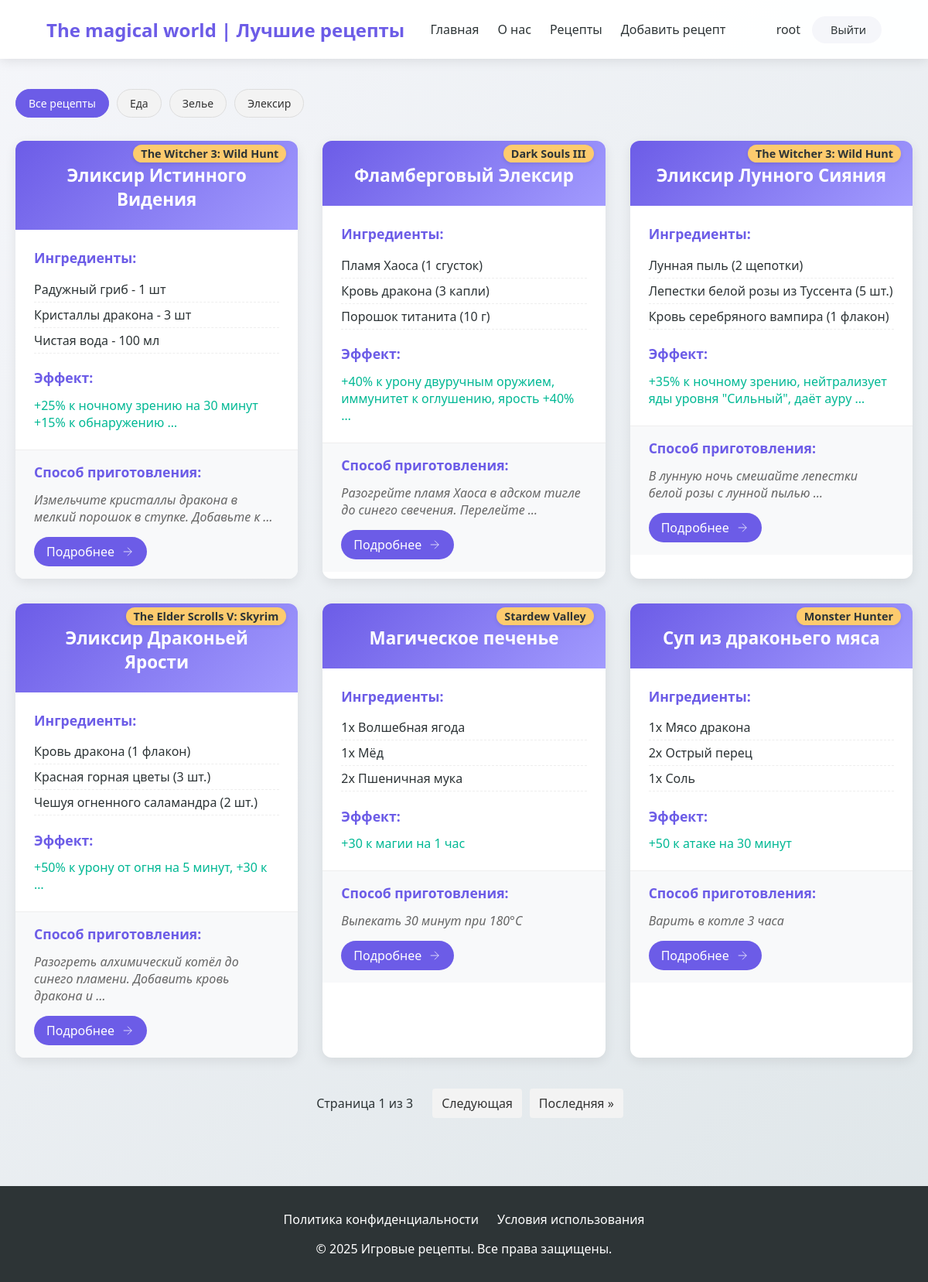
/catalog/ (signed in), run on the app's committed database.
### star/models.py (models this page shows, shortened)
class Category(models.Model):
    name = models.CharField(max_length=255, db_index=True, verbose_name = 'Категория')
    slug = models.SlugField(max_length=100, unique=True, db_index=True)
    class Meta:
        verbose_name = 'Категории'
        verbose_name_plural = 'Категории'
    def get_absolute_url(self):
         return reverse('category', kwargs = {'cat_slug' : self.slug})

class recipe(models.Model):
    title = models.CharField(max_length = 255, verbose_name = 'Название')
    slug = models.SlugField(max_length = 255, unique = True, db_index = True, verbose_name = 'slug')
    game = models.CharField(max_length = 255, verbose_name = 'Название игры')
    ingredients = models.JSONField(default =list, blank = True, verbose_name = 'Ингредиенты')
    effect = models.CharField(max_length = 255, verbose_name = 'Эффект')
    preparation = models.CharField(max_length = 255, verbose_name = 'Способ приготовления')
    time_create = models.DateTimeField(auto_now_add = True, verbose_name = 'Время создания')
    time_update = models.DateTimeField(auto_now = True, verbose_name = 'Время изменение')
    cat = models.ForeignKey('Category', on_delete = models.PROTECT, verbose_name = 'Категория')
    author = models.ForeignKey(get_user_model(), on_delete = models.SET_NULL, related_name = 'post', null = True, default = None)
    class Meta:
        verbose_name = 'Лучшие рецепты'
        verbose_name_plural = 'Лучшие рецепты'
        ordering = ['-time_create']
        indexes = [
            models.Index(fields = ['-time_create'])
        ]
    def get_absolute_url(self):
         return reverse('recipe', kwargs = {'recipe_slug' : self.slug})

### star/views.py (the view)
# urls.py: path('catalog/', views.catalog, name='catalog'),
@login_required
def catalog(request):
    recipes = recipe.objects.all()
    paginator = Paginator(recipes, 6)
    page_number = request.GET.get('page')
    page_obj = paginator.get_page(page_number)
    categories = Category.objects.all()
    context = {
        'page_obj': page_obj,
        'categories': Category.objects.all(),
        'cat_selected': None,
        'title': 'Лучшие рецепты',
    }
    return render(request, 'star/catalog.html', context)

### star/templates/star/catalog.html (shortened to what this page needs)
{% extends 'star/base.html' %}
{% load static %}
{% block content %}
<section class="recipes-section">
    <link type="text/css" href="{% static 'star/css/catalog.css' %}" rel="stylesheet">
    <div class="category-filter">
        <div class="category-buttons">
            <a href="{% url 'all_recipes' %}" class="category-btn {% if not cat_selected %}active{% endif %}">
                Все рецепты
            </a>
            {% for category in categories %}
            <a href="{{ category.get_absolute_url }}"
                class="category-btn {% if category.pk == cat_selected %}active{% endif %}">
                {{ category.name }}
            </a>
            {% endfor %}
        </div>
    </div>
    <div class="recipes-grid">
        {% for recipe in page_obj %}
        <div class="recipe-card">
            <div class="recipe-header">
                <h2>{{ recipe.title }}</h2>
                <span class="game-badge">{{ recipe.game }}</span>
            </div>
            <div class="recipe-content">
                <div class="ingredients">
                    <h3>Ингредиенты:</h3>
                    <ul>
                        {% for ingredient in recipe.ingredients|slice:":3" %}
                        <li>{{ ingredient }}</li>
                        {% endfor %}
                    </ul>
                </div>
                <div class="recipe-effects">
                    <h3>Эффект:</h3>
                    <p>{{ recipe.effect|truncatewords:10  }}</p>
                </div>
            </div>
            <div class="recipe-footer">
                <div class="preparation">
                    <h3>Способ приготовления:</h3>
                    <p>{{ recipe.preparation|truncatewords:10 }}</p>
                    <a href="{{ recipe.get_absolute_url }}" class="details-btn">
                        <span>Подробнее</span>
                        <svg width="18" height="18" viewBox="0 0 24 24" fill="none" stroke="currentColor">
                            <path d="M5 12h14M12 5l7 7-7 7"/>
                        </svg>
                    </a>
                </div>
            </div>
        </div>
        {% endfor %}
    </div>
    <div class="pagination">
        <div class="pagination-links">
            <span class="current-page">
                Страница {{ page_obj.number }} из {{ page_obj.paginator.num_pages }}
            </span>
            {% if page_obj.has_next %}
                <a href="?page={{ page_obj.next_page_number }}" class="pagination-link">Следующая</a>
                <a href="?page={{ page_obj.paginator.num_pages }}" class="pagination-link">Последняя &raquo;</a>
            {% endif %}
        </div>
    </div>
</section>
{% endblock %}

### star/templates/star/base.html (shortened to what this page needs)
{% load static %}
<!DOCTYPE html>
<html lang="ru">
<head>
    <link type="text/css" href="{% static 'star/css/style.css' %}" rel="stylesheet">
</head>
<body>
    <header>
        <nav>
            <a href="{% url 'home' %}" class="logo">The magical world | {{ title }}</a>
            <div class="nav-links">
                <a href="{% url 'home' %}">Главная</a>
                <a href="{% url 'about' %}">О нас</a>
                <a href="{% url 'catalog' %}">Рецепты</a>
                <a href="{% url 'addpage' %}">Добавить рецепт</a>
            </div>
            <div class="auth-container">
                    {% if user.is_authenticated %}
                        <span class="nav-links">
                            {{ user.username }}
                        </span>
                        <a href="{% url 'users:logout' %}" class="auth-btn logout-btn">
                        Выйти
                        </a>
                    {% endif %}
                </div>
        </nav>
    </header>
    <main class="container">
        {% block content %}{% endblock %}
    </main>
    <footer>
        <div class="footer-links">
            <a href="#">Политика конфиденциальности</a>
            <a href="#">Условия использования</a>
        </div>
        <p>© 2025 Игровые рецепты. Все права защищены.</p>
    </footer>
</body>
</html>

### star/static/star/css/style.css (style rules this page uses)
:root { --primary: #6c5ce7; --secondary: #a29bfe; --dark: #2d3436; --light: #f5f6fa; --success: #00b894; --warning: #fdcb6e; --danger: #d63031; }
* { margin: 0; padding: 0; box-sizing: border-box; font-family: 'Segoe UI', Tahoma, Geneva, Verdana, sans-serif; }
body { background: linear-gradient(135deg, var(--light), #dfe6e9); min-height: 100vh; color: var(--dark); }
header { background: rgba(255, 255, 255, 0.95); box-shadow: 0 2px 15px rgba(0, 0, 0, 0.1); position: fixed; width: 100%; z-index: 1000; }
nav { display: flex; justify-content: space-between; align-items: center; padding: 1.2rem 5%; max-width: 1400px; margin: 0 auto; }
.logo { font-size: 1.5rem; font-weight: 700; color: var(--primary); text-decoration: none; }
.nav-links { display: flex; gap: 1.5rem; }
.nav-links a { color: var(--dark); text-decoration: none; font-weight: 500; padding: 0.5rem 0; position: relative; }
.nav-links a::after { content: ''; position: absolute; bottom: 0; left: 0; width: 0; height: 2px; background: var(--primary); transition: width 0.3s ease; }
.container { max-width: 1200px; margin: 0 auto; padding: 100px 20px 40px; }
footer { background: var(--dark); color: white; padding: 2rem 5%; text-align: center; margin-top: 3rem; }
.footer-links { display: flex; justify-content: center; gap: 1.5rem; margin-bottom: 1rem; }
.footer-links a { color: white; text-decoration: none; }
.recipes-grid { display: grid; grid-template-columns: repeat(auto-fill, minmax(350px, 1fr)); gap: 2rem; }
.recipe-card { background: white; border-radius: 12px; overflow: hidden; box-shadow: 0 5px 15px rgba(0, 0, 0, 0.08); transition: transform 0.3s ease, box-shadow 0.3s ease; }
.recipe-header { padding: 1.5rem; background: linear-gradient(135deg, var(--primary), var(--secondary)); color: white; position: relative; }
.game-badge { position: absolute; top: -10px; right: 15px; background: var(--warning); color: var(--dark); padding: 3px 10px; border-radius: 20px; font-size: 0.8rem; font-weight: 600; }
.recipe-header h2 { font-size: 1.4rem; margin-top: 5px; }
.recipe-content { padding: 1.5rem; }
.ingredients h3, .recipe-effects h3, .preparation h3 { font-size: 1.1rem; margin-bottom: 0.8rem; color: var(--primary); }
.ingredients ul { list-style-type: none; margin-bottom: 1.2rem; }
.ingredients li { padding: 5px 0; border-bottom: 1px dashed #eee; }
.recipe-effects p { color: var(--success); font-weight: 500; }
.recipe-footer { padding: 1rem 1.5rem; background: #f8f9fa; border-top: 1px solid #eee; }
.preparation p { font-style: italic; color: #666; }

### star/static/star/css/catalog.css (style rules this page uses)
.details-btn { display: inline-flex; align-items: center; gap: 8px; padding: 8px 16px; background: var(--primary); color: white; border-radius: 50px; text-decoration: none; font-weight: 500; transition: all 0.3s ease; margin-top: 15px; }
.game-badge { display: inline-block; background: var(--warning); color: var(--dark); padding: 2px 10px; border-radius: 13px; font-size: 0.9rem; font-weight: 600; margin-top: 15px; box-shadow: 0 2px 5px rgba(0,0,0,0.1); transition: all 0.3s ease; }
.recipe-header { padding: 1.5rem; text-align: center; }
.recipe-header h2 { margin-bottom: 0; padding-bottom: 0; }

### star/templates/star/base.html (style rules this page uses)
.auth-container { display: flex; align-items: center; gap: 15px; }
.auth-btn { display: inline-flex; align-items: center; justify-content: center; padding: 8px 16px; border-radius: 30px; font-weight: 500; text-decoration: none; transition: all 0.3s ease; font-size: 0.9rem; border: none; cursor: pointer; }
.logout-btn { background: var(--light); color: var(--dark); padding: 8px 20px 8px 16px; }

### star/templates/star/catalog.html (style rules this page uses)
.pagination { margin-top: 40px; text-align: center; }
.pagination-links { display: inline-flex; gap: 10px; align-items: center; }
.pagination-link { padding: 8px 12px; background: #f3f3f3; border-radius: 4px; color: #333; text-decoration: none; transition: all 0.3s ease; }
.current-page { padding: 0 15px; font-weight: 500; }
.category-filter { margin-bottom: 30px; }
.category-buttons { display: flex; flex-wrap: wrap; gap: 10px; margin-top: 15px; }
.category-btn { padding: 8px 16px; background: #f3f3f3; border-radius: 20px; color: #333; text-decoration: none; font-size: 14px; transition: all 0.3s ease; border: 1px solid #ddd; }
.category-btn.active { background: #6c5ce7; color: white; border-color: #6c5ce7; }

### data on the page
Category: name "Еда"
Category: name "Зелье"
Category: name "Элексир"
recipe: title "Эликсир Истинного Видения", game "The Witcher 3: Wild Hunt", ingredients "Радужный гриб - 1 шт" "Кристаллы дракона - 3 шт" "Чистая вода - 100 мл", effect "+25% к ночному зрению на 30 минут +15% к обнаружению …", preparation "Измельчите кристаллы дракона в мелкий порошок в ступке. Добавьте к …"
recipe: title "Фламберговый Элексир", game "Dark Souls III", ingredients "Пламя Хаоса (1 сгусток)" "Кровь дракона (3 капли)" "Порошок титанита (10 г)", effect "+40% к урону двуручным оружием, иммунитет к оглушению, ярость +40% …", preparation "Разогрейте пламя Хаоса в адском тигле до синего свечения. Перелейте …"
recipe: title "Эликсир Лунного Сияния", game "The Witcher 3: Wild Hunt", ingredients "Лунная пыль (2 щепотки)" "Лепестки белой розы из Туссента (5 шт.)" "Кровь серебряного вампира (1 флакон)", effect "+35% к ночному зрению, нейтрализует яды уровня \"Сильный\", даёт ауру …", preparation "В лунную ночь смешайте лепестки белой розы с лунной пылью …"
recipe: title "Эликсир Драконьей Ярости", game "The Elder Scrolls V: Skyrim", ingredients "Кровь дракона (1 флакон)" "Красная горная цветы (3 шт.)" "Чешуя огненного саламандра (2 шт.)", effect "+50% к урону от огня на 5 минут, +30 к …", preparation "Разогреть алхимический котёл до синего пламени. Добавить кровь дракона и …"
recipe: title "Магическое печенье", game "Stardew Valley", ingredients "1x Волшебная ягода" "1x Мёд" "2x Пшеничная мука", effect "+30 к магии на 1 час", preparation "Выпекать 30 минут при 180°C"
recipe: title "Суп из драконьего мяса", game "Monster Hunter", ingredients "1x Мясо дракона" "2x Острый перец" "1x Соль", effect "+50 к атаке на 30 минут", preparation "Варить в котле 3 часа"

### other printed values
{{ title }} "Лучшие рецепты"
{{ user.username }} "root"
{{ page_obj.number }} "1"
{{ page_obj.paginator.num_pages }} "3"
